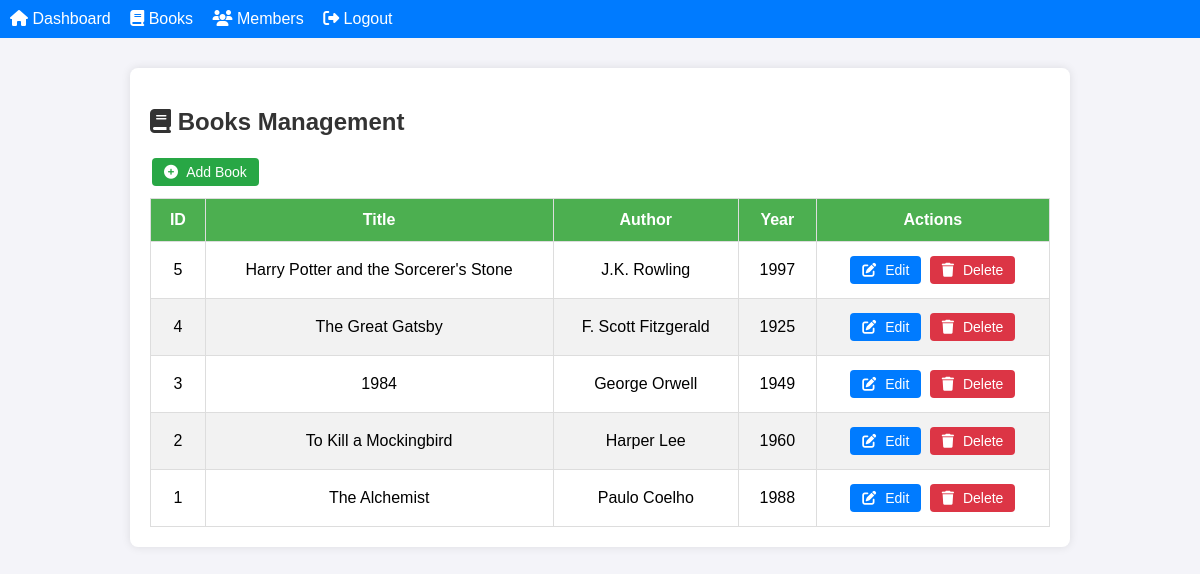
/books_index.php (signed in), run on the app's committed database.
### tables this page shows
CREATE TABLE IF NOT EXISTS books (
    id INT AUTO_INCREMENT PRIMARY KEY,
    title VARCHAR(255) NOT NULL,
    author VARCHAR(100) NOT NULL,
    year INT NOT NULL
);

### books_index.php (the view, shortened to what this page needs)
<?php
include 'config.php';
$result = $conn->query("SELECT * FROM books ORDER BY id DESC");
?>
<!DOCTYPE html>
<html>
<head>
    <link rel="stylesheet" href="style.css">
    <link rel="stylesheet" href="https://cdnjs.cloudflare.com/ajax/libs/font-awesome/6.4.0/css/all.min.css">
</head>
<body>
<div class="navbar">
    <a href="dashboard.php"><i class="fas fa-home"></i> Dashboard</a>
    <a href="books_index.php"><i class="fas fa-book"></i> Books</a>
    <a href="members_index.php"><i class="fas fa-users"></i> Members</a>
    <a href="logout.php"><i class="fas fa-sign-out-alt"></i> Logout</a>
</div>
<div class="container">
    <h2><i class="fas fa-book"></i> Books Management</h2>
    <a href="books_add.php" class="btn btn-add"><i class="fas fa-plus-circle"></i> Add Book</a>
    <table class="styled-table">
        <thead><tr><th>ID</th><th>Title</th><th>Author</th><th>Year</th><th>Actions</th></tr></thead>
        <tbody>
        <?php while($row = $result->fetch_assoc()): ?>
            <tr>
                <td><?= $row['id'] ?></td>
                <td><?= htmlspecialchars($row['title']) ?></td>
                <td><?= htmlspecialchars($row['author']) ?></td>
                <td><?= $row['year'] ?></td>
                <td>
                    <a href="books_edit.php?id=<?= $row['id'] ?>" class="btn btn-edit"><i class="fas fa-edit"></i> Edit</a>
                    <a href="books_delete.php?id=<?= $row['id'] ?>" onclick="return confirm('Are you sure?')" class="btn btn-delete"><i class="fas fa-trash"></i> Delete</a>
                </td>
            </tr>
        <?php endwhile; ?>
        </tbody>
    </table>
</div>
</body>
</html>

### style.css (style rules this page uses)
body { font-family: Arial, sans-serif; background: #f4f4f9; margin: 0; padding: 0; }
.container { max-width: 900px; margin: 30px auto; background: #fff; padding: 20px; border-radius: 8px; box-shadow: 0 0 10px rgba(0,0,0,0.1); }
h2 { color: #333; margin-bottom: 20px; }
.styled-table { width: 100%; border-collapse: collapse; margin-top: 10px; }
.styled-table th, .styled-table td { padding: 12px 15px; border: 1px solid #ddd; text-align: center; }
.styled-table th { background-color: #4CAF50; color: white; }
.styled-table tr:nth-child(even) { background-color: #f2f2f2; }
.btn { padding: 6px 12px; border-radius: 4px; color: white; text-decoration: none; margin: 2px; display: inline-block; font-size: 14px; }
.btn-add { background-color: #28a745; }
.btn-edit { background-color: #007bff; }
.btn-delete { background-color: #dc3545; }
.btn i { margin-right: 5px; }
.navbar { background-color: #007bff; padding: 10px; color: white; margin-bottom: 20px; }
.navbar a { color: white; margin-right: 15px; text-decoration: none; }

### data on the page
books: id "5", title "Harry Potter and the Sorcerer's Stone", author "J.K. Rowling", year "1997"
books: id "4", title "The Great Gatsby", author "F. Scott Fitzgerald", year "1925"
books: id "3", title "1984", author "George Orwell", year "1949"
books: id "2", title "To Kill a Mockingbird", author "Harper Lee", year "1960"
books: id "1", title "The Alchemist", author "Paulo Coelho", year "1988"
